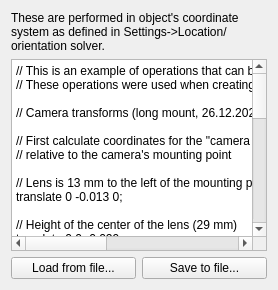
             <widget class="QWidget" name="tab_LOScript_Operations">
              <property name="autoFillBackground">
               <bool>true</bool>
              </property>
              <attribute name="title">
               <string>Operations</string>
              </attribute>
              <layout class="QVBoxLayout" name="verticalLayout_5">
               <item>
                <widget class="QLabel" name="label_LOSolver_OperationsDescription">
                 <property name="text">
                  <string>&lt;html&gt;&lt;head/&gt;&lt;body&gt;&lt;p&gt;These are performed in object's coordinate system as defined in Settings-&amp;gt;Location/orientation solver.&lt;/p&gt;&lt;/body&gt;&lt;/html&gt;</string>
                 </property>
                 <property name="wordWrap">
                  <bool>true</bool>
                 </property>
                </widget>
               </item>
               <item>
                <widget class="QPlainTextEdit" name="plainTextEdit_LOSolver_TransformMatrixScript">
                 <property name="toolTip">
                  <string>Press Shift-F1 for help</string>
                 </property>
                 <property name="whatsThis">
                  <string>&lt;html&gt;&lt;head/&gt;&lt;body&gt;&lt;p&gt;These operations are matrix translations/transforms generated using several commands. All operations are &amp;quot;chained&amp;quot; using matrix multiplication.&lt;/p&gt;&lt;p&gt;Each operation must end in &amp;quot;;&amp;quot;-character. Comments can be added using &amp;quot;//&amp;quot;-characters (rest of the line is interpreted as comment). Commands and arguments are case-insensitive.&lt;/p&gt;&lt;p&gt;Available commands: &lt;/p&gt;
&lt;ul&gt;
	&lt;li&gt;rotate &amp;lt;axis&amp;gt; &amp;lt;amount&amp;gt;  &amp;lt;unit&amp;gt;
	&lt;br&gt;Where: 
	&lt;ul&gt;
		&lt;li&gt;axis = 
		&lt;ul&gt;
			&lt;li&gt;&quot;n&quot;, &quot;x&quot; or &quot;roll&quot;: Rotate around N (roll/forward)-axis, positive values roll to the right&lt;/li&gt;
			&lt;li&gt;&quot;e&quot;, &quot;y&quot; or &quot;pitch&quot;: Rotate around Y (pitch/sideways(to the right))-axis, positive values turning the nose up&lt;/li&gt;
			&lt;li&gt;&quot;d&quot;, &quot;z&quot;, &quot;yaw&quot; or &quot;heading&quot;: Rotate around Z (yaw/down)-axis, positive values turning to clockwise direction in world-space&lt;/li&gt;
		&lt;/ul&gt;
		&lt;/li&gt;
		&lt;li&gt;amount = amount of rotation. Direction of rotation is defined by right-hand rule (directions explained above) &lt;/li&gt;
		&lt;li&gt;unit = 
		&lt;ul&gt;
			&lt;li&gt;&quot;rad&quot;: amount of rotation expressed as radians (0...2*pi for full round)&lt;/li&gt;
			&lt;li&gt;&quot;deg&quot;: amount of rotation expressed as degrees&lt;/li&gt;
		&lt;/ul&gt;
		&lt;/li&gt;
	&lt;/ul&gt;
	&lt;/li&gt;

	&lt;li&gt;translate &amp;lt;x&amp;gt; &amp;lt;y&amp;gt;  &amp;lt;z&amp;gt;
	&lt;br&gt;Where:
	&lt;ul&gt;
		&lt;li&gt;x, y and z = translation in different axes (initially XYZ corresponds to NED)&lt;/li&gt;
	&lt;/ul&gt;
	&lt;/li&gt;

	&lt;li&gt;multiply &amp;lt;m(1,1)&amp;gt; &amp;lt;m(1,2)&amp;gt; &amp;lt;m(1,3)&amp;gt; &amp;lt;m(1,4)&amp;gt; &amp;lt;m(2,1)&amp;gt; &amp;lt;m(2,2)&amp;gt; &amp;lt;m(2,3)&amp;gt; &amp;lt;m(2,4)&amp;gt; &amp;lt;m(3,1)&amp;gt; &amp;lt;m(3,2)&amp;gt; &amp;lt;m(3,3)&amp;gt; &amp;lt;m(3,4)&amp;gt;
	&lt;br&gt;Where: 
	&lt;ul&gt;
		&lt;li&gt;m(x,y): Value in matrix (x = row, y = column). Last row can not be defined as only affine transforms are supported.&lt;/li&gt;
	&lt;/ul&gt;
	&lt;/li&gt;
&lt;/ul&gt;

&lt;p&gt;
Example:&lt;br&gt;
// These operations move camera in relation to the rig's origin&lt;br&gt;
// First move camera's viewing reference point in relation to the mounting point (so we can move the mounting point next):&lt;br&gt;
translate 0.010 -0.005 -0.030; // Lens' &quot;origin&quot; 10 mm forward, 5 mm left and 30 mm up from the mounting point&lt;br&gt;
// Now we can operate on mounting point:&lt;br&gt;
translate -0.200 0.050 -0.150; // Mounting point 200 mm back, 50 mm  right and 150 mm up from the rig's origin&lt;br&gt;
// Camera is slightly pointing down:&lt;br&gt;
rotate pitch -5 deg; // Turn the camera 5 degrees down&lt;br&gt;
// Since the mount may not be perfect, add some calibration values:&lt;br&gt;
rotate yaw 0.5 deg;&lt;br&gt;
rotate roll -2 deg;&lt;br&gt;
&lt;/p&gt;
&lt;p&gt;
These operations are calculated only once when starting to generate script so calculating doesn't affect overall performance noticeably.
&lt;/p&gt;

&lt;/body&gt;&lt;/html&gt;</string>
                 </property>
                 <property name="lineWrapMode">
                  <enum>QPlainTextEdit::NoWrap</enum>
                 </property>
                 <property name="plainText">
                  <string>// This is an example of operations that can be used.
// These operations were used when creating youtube-video https://www.youtube.com/watch?v=WE_fD6qsLKQ

// Camera transforms (long mount, 26.12.2020):

// First calculate coordinates for the &quot;camera eye&quot; (viewing reference point / origin)
// relative to the camera's mounting point

// Lens is 13 mm to the left of the mounting point of the camera (&quot;to west&quot;)
translate 0 -0.013 0;

// Height of the center of the lens (29 mm)
translate 0 0 -0.029;

// There's about 1 mm washer under the camera:
translate 0 0 -0.001;

// Estimated viewing reference point is 32 mm to front from the mounting point. This really just a wild quess
translate 0.032 0 0;

// Calibration:
rotate yaw 0 deg;
rotate roll -2 deg;

// Now we can rotate the camera around the mounting point before moving it to the desired position
rotate pitch -19 deg;

// Move the camera to the mounting point (relative to the rig's origin)
translate -0.193 0 0;	// 193 mm back
translate 0 0.040 0;	// 40 mm right
translate 0 0 -0.173;	// 173 mm up

// It's also possible to use multiline-commands and tabs (although this multiplication with identity matrix does nothing):
multiply	1	0	0	0
	0	1	0	0
	0	0	1	0;
</string>
                 </property>
                </widget>
               </item>
               <item>
                <layout class="QHBoxLayout" name="horizontalLayout_LOSolver_Operations_LoadSave">
                 <item>
                  <widget class="QPushButton" name="pushButton_LoSolver_Operations_Load">
                   <property name="text">
                    <string>Load from file...</string>
                   </property>
                  </widget>
                 </item>
                 <item>
                  <widget class="QPushButton" name="pushButton_LOSolver_Operations_Save">
                   <property name="text">
                    <string>Save to file...</string>
                   </property>
                  </widget>
                 </item>
                </layout>
               </item>
              </layout>
             </widget>
